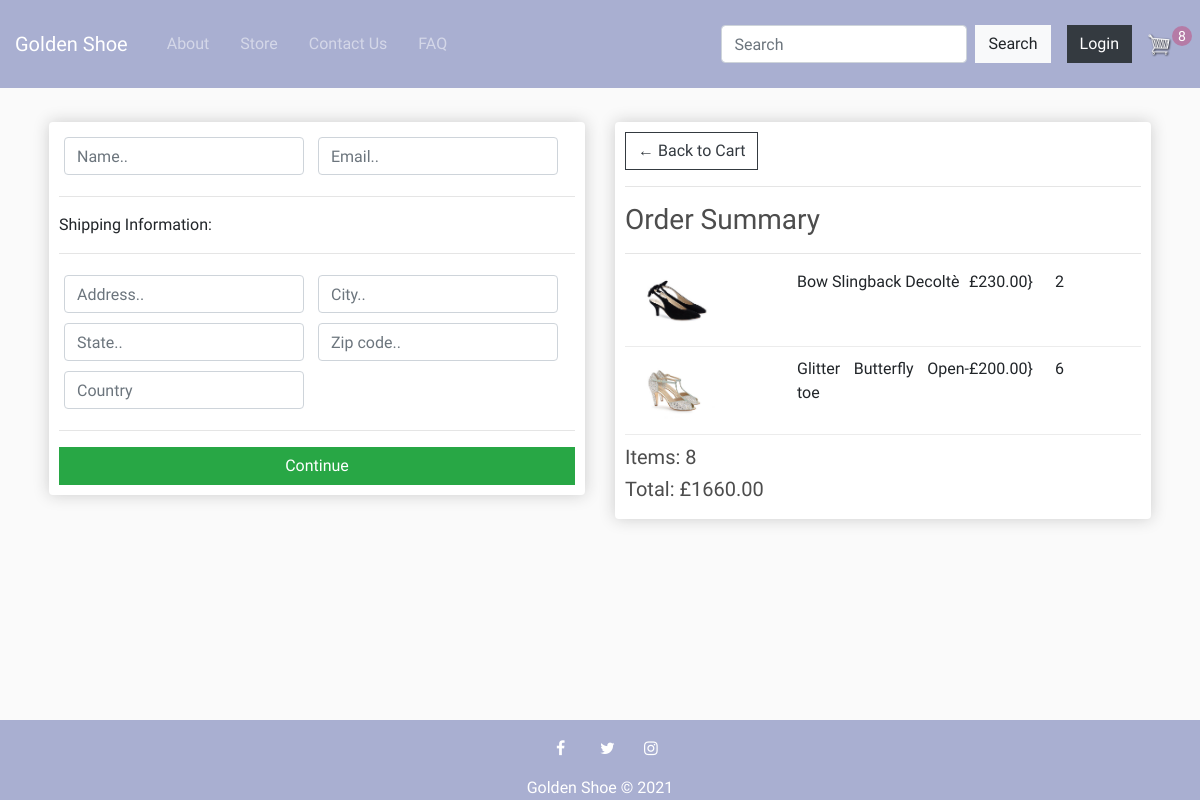
Before: /checkout/ (signed in) with the older database file.
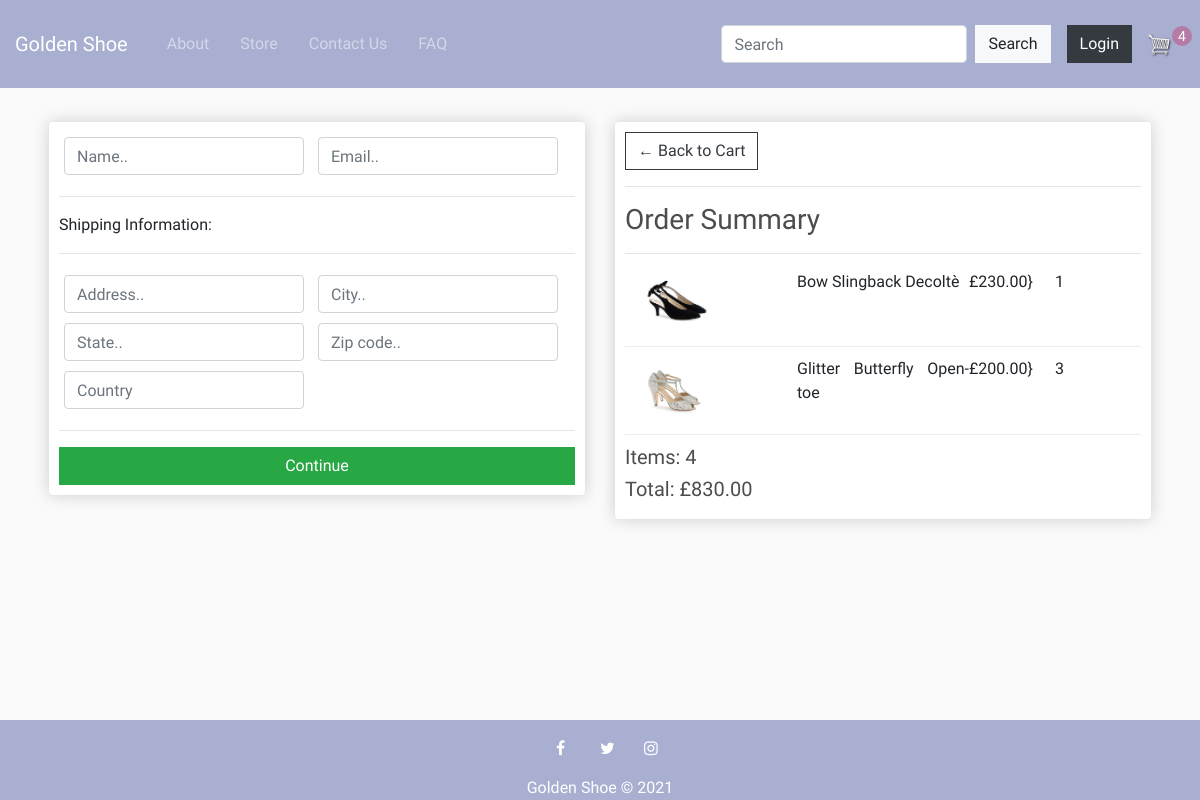
After: the same page with the newer database file.
### store/models.py (models this page shows, shortened)
class OrderItem(models.Model):
    product = models.ForeignKey(Product, on_delete=models.SET_NULL, blank=True, null=True)
    order = models.ForeignKey(Order, on_delete=models.SET_NULL, blank=True, null=True)
    quantity = models.IntegerField(default=0, null=True, blank=True)
    date_added = models.DateTimeField(auto_now_add=True)
    @property
    def get_total(self):
        total = self.product.price * self.quantity
        return total

class Order(models.Model):
    customer = models.ForeignKey(Customer, on_delete=models.SET_NULL, blank=True, null=True)
    date_ordered = models.DateTimeField(auto_now_add=True)
    complete = models.BooleanField(default=False, null=True, blank=False)
    transaction_id = models.CharField(max_length=200, null=True)
    @property
    def shipping(self):
        shipping = False
        orderitems = self.orderitem_set.all()
        for i in orderitems:
            shipping = True
        return shipping
    @property
    def get_cart_total(self):
        orderitems = self.orderitem_set.all()
        total = sum([item.get_total for item in orderitems])
        return total
    @property
    def get_cart_items(self):
        orderitems = self.orderitem_set.all()
        total = sum([item.quantity for item in orderitems])
        return total

class Product(models.Model):
    name = models.CharField(max_length=200, null=True)
    price = models.FloatField()
    digital = models.BooleanField(default=False, null=True, blank=False)
    image = models.ImageField(null=True, blank=True)

### store/views.py (the view)
# urls.py: path('checkout/', views.checkout, name="checkout"),
def checkout(request):
    if request.user.is_authenticated:
        customer = request.user.customer
        order, created = Order.objects.get_or_create(customer=customer, complete=False)
        items = order.orderitem_set.all()
        cartItems = order.get_cart_items
    else:
        items = []
        order = {'get_cart_total': 0, 'get_cart_items': 0}
        cartItems = order['get_cart_items']
    context = {'items': items, 'order': order, 'cartItems': cartItems}
    return render(request, 'store/checkout.html', context)

### store/templates/store/checkout.html (shortened to what this page needs)
{% extends 'store/main.html' %}
{% load static %}
{% block content %}
     <div class="row">
		<div class="col-lg-6">
			<div class="box-element" id="form-wrapper">
				<form id="form">
					<div id="user-info">
						<div class="form-field">
							<input required class="form-control" type="text" name="name" placeholder="Name..">
						</div>
						<div class="form-field">
							<input required class="form-control" type="email" name="email" placeholder="Email..">
						</div>
					</div>
					<div id="shipping-info">
						<hr>
						<p>Shipping Information:</p>
						<hr>
						<div class="form-field">
							<input class="form-control" type="text" name="address" placeholder="Address..">
						</div>
						<div class="form-field">
							<input class="form-control" type="text" name="city" placeholder="City..">
						</div>
						<div class="form-field">
							<input class="form-control" type="text" name="state" placeholder="State..">
						</div>
						<div class="form-field">
							<input class="form-control" type="text" name="zipcode" placeholder="Zip code..">
						</div>
						<div class="form-field">
							<input class="form-control" type="text" name="country" placeholder="Country">
						</div>
					</div>
					<hr>
					<input id="form-button" class="btn btn-success btn-block" type="submit" value="Continue">
				</form>
			</div>
			<br>
		</div>
		<div class="col-lg-6">
			<div class="box-element">
				<a  class="btn btn-outline-dark" href="{% url 'cart' %}">&#x2190; Back to Cart</a>
				<hr>
				<h3>Order Summary</h3>
				<hr>
				{% for item in items %}
				<div class="cart-row">
					<div style="flex:2"><img class="row-image" src="{{item.product.image.url}}"></div>
					<div style="flex:2"><p>{{item.product.name}}</p></div>
					<div style="flex:1"><p>£{{item.product.price|floatformat:2}}}</p></div>
					<div style="flex:1"><p>{{item.quantity}}</p></div>
				</div>
				{% endfor %}
				<h5>Items:   {{order.get_cart_items}}</h5>
				<h5>Total:   £{{order.get_cart_total|floatformat:2}}</h5>
			</div>
		</div>
	</div>
{% endblock content %}

Changed rows visible on the page:
changed OrderItem "Bow Slingback Decoltè": quantity "2" → "1"
changed OrderItem "Glitter Butterfly Open-toe": quantity "6" → "3"
changed through a linked row, Order: get_cart_items "8" → "4"; get_cart_total "1660.00" → "830.00"
Other visible differences:
{{ cartItems }}: "8" → "4"
